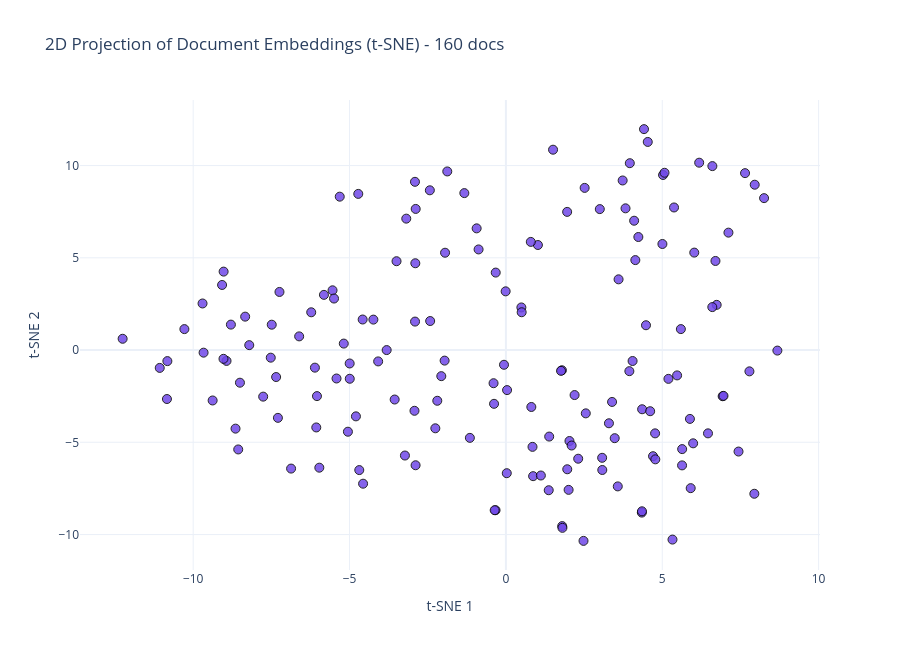

Here is the notebook cell this chart was saved with:
### Code cell
# Plot the embeddings projection of the groundtruth texts.
projection_fig = plot_embeddings_projection(
    groundtruth_texts,
    embedding_model="openai/text-embedding-3-large",
    method="tsne",  # or "pca" or "umap"
    output_html_path=Path("../figures/groundtruth/embeddings_projection.html"),
    logger=logger,
)
projection_fig.show()

### Figure 1 — Plotly figure (JSON) as saved in the notebook; plotly's stock layout.template omitted (floating-point values rounded to 4 significant figures; data arrays with more than 128 entries replaced by an {"elided": "..."} marker saying what was removed)
{"data": [{"customdata": {"elided": "160x1 str values"}, "hovertemplate": "<b>%{hovertext}</b><br><br>%{customdata[0]}<extra></extra>", "hovertext": {"elided": "160 str values"}, "legendgroup": "", "marker": {"color": "#7048E8", "line": {"color": "black", "width": 1}, "opacity": 0.85, "size": 9, "symbol": "circle"}, "mode": "markers", "name": "", "orientation": "v", "showlegend": false, "type": "scatter", "x": {"elided": "160 float values"}, "xaxis": "x", "y": {"elided": "160 float values"}, "yaxis": "y"}], "layout": {"height": 650, "legend": {"tracegroupgap": 0}, "title": {"text": "2D Projection of Document Embeddings (t-SNE) - 160 docs"}, "width": 900, "xaxis": {"anchor": "y", "domain": [0, 1], "title": {"text": "t-SNE 1"}}, "yaxis": {"anchor": "x", "domain": [0, 1], "title": {"text": "t-SNE 2"}}}}
